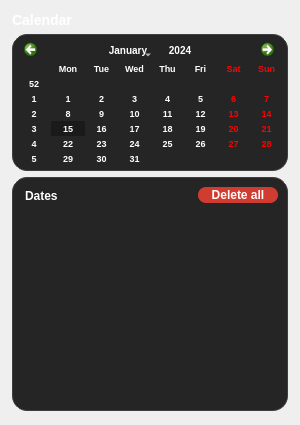
             <widget class="QWidget" name="calendar_page">
              <layout class="QGridLayout" name="gridLayout_15">
               <property name="leftMargin">
                <number>0</number>
               </property>
               <property name="topMargin">
                <number>0</number>
               </property>
               <property name="rightMargin">
                <number>0</number>
               </property>
               <property name="bottomMargin">
                <number>0</number>
               </property>
               <item row="0" column="0">
                <layout class="QGridLayout" name="calendar_grid">
                 <property name="leftMargin">
                  <number>12</number>
                 </property>
                 <property name="topMargin">
                  <number>10</number>
                 </property>
                 <property name="rightMargin">
                  <number>12</number>
                 </property>
                 <property name="bottomMargin">
                  <number>14</number>
                 </property>
                 <property name="verticalSpacing">
                  <number>4</number>
                 </property>
                 <item row="5" column="1">
                  <widget class="QFrame" name="dates_frame">
                   <property name="styleSheet">
                    <string notr="true">QFrame {
	background-color: #252525;
	border: 1px solid #3e3e42;
	border-radius: 15%;
	margin-top: 2px;
}</string>
                   </property>
                   <property name="frameShape">
                    <enum>QFrame::StyledPanel</enum>
                   </property>
                   <property name="frameShadow">
                    <enum>QFrame::Raised</enum>
                   </property>
                   <layout class="QGridLayout" name="gridLayout_8">
                    <item row="0" column="0">
                     <widget class="QLabel" name="dates_title">
                      <property name="styleSheet">
                       <string notr="true">color: white;
font-size: 12px;
font-weight: 500;
border: none;</string>
                      </property>
                      <property name="text">
                       <string>Dates</string>
                      </property>
                     </widget>
                    </item>
                    <item row="0" column="1">
                     <widget class="QPushButton" name="dates_deleteall_btn">
                      <property name="sizePolicy">
                       <sizepolicy hsizetype="Fixed" vsizetype="Preferred">
                        <horstretch>0</horstretch>
                        <verstretch>0</verstretch>
                       </sizepolicy>
                      </property>
                      <property name="minimumSize">
                       <size>
                        <width>80</width>
                        <height>16</height>
                       </size>
                      </property>
                      <property name="styleSheet">
                       <string notr="true">QPushButton {
	background-color: #d13c30;
	border-radius: 8%;
	color: #fff;
	font-weight: 500;
}

QPushButton:hover {
	background-color: #af3025;
}

</string>
                      </property>
                      <property name="text">
                       <string>Delete all</string>
                      </property>
                     </widget>
                    </item>
                    <item row="1" column="0" colspan="2">
                     <widget class="QListWidget" name="dates_listwidget">
                      <property name="styleSheet">
                       <string notr="true">border: none;</string>
                      </property>
                     </widget>
                    </item>
                   </layout>
                  </widget>
                 </item>
                 <item row="1" column="1">
                  <widget class="QLabel" name="calendar_title_label">
                   <property name="sizePolicy">
                    <sizepolicy hsizetype="Preferred" vsizetype="Minimum">
                     <horstretch>0</horstretch>
                     <verstretch>0</verstretch>
                    </sizepolicy>
                   </property>
                   <property name="minimumSize">
                    <size>
                     <width>100</width>
                     <height>20</height>
                    </size>
                   </property>
                   <property name="styleSheet">
                    <string notr="true">color: white;
font-size: 14px;
font-weight: 500;</string>
                   </property>
                   <property name="text">
                    <string>Calendar</string>
                   </property>
                  </widget>
                 </item>
                 <item row="2" column="1">
                  <widget class="QFrame" name="calendar_frame">
                   <property name="minimumSize">
                    <size>
                     <width>0</width>
                     <height>20</height>
                    </size>
                   </property>
                   <property name="styleSheet">
                    <string notr="true">QFrame {
	border-radius: 15%;
	border: 1px solid #3e3e42;
	background-color: #252525;
}</string>
                   </property>
                   <layout class="QVBoxLayout" name="verticalLayout_2">
                    <property name="spacing">
                     <number>0</number>
                    </property>
                    <property name="leftMargin">
                     <number>4</number>
                    </property>
                    <property name="topMargin">
                     <number>4</number>
                    </property>
                    <property name="rightMargin">
                     <number>4</number>
                    </property>
                    <property name="bottomMargin">
                     <number>4</number>
                    </property>
                    <item>
                     <widget class="QCalendarWidget" name="calendarwidget">
                      <property name="accessibleName">
                       <string/>
                      </property>
                      <property name="styleSheet">
                       <string notr="true">QCalendarWidget {
	padding: 8px;
	background-color: #252525;
}
QCalendarWidget QToolButton {
	color: #fff;
	font-size: 10px;
	font-weight: bold;
	margin: 2px 5px 1px 5px;
	background-color: transparent;
}
QCalendarWidget QToolButton#qt_calendar_prevmonth,
QCalendarWidget QToolButton#qt_calendar_nextmonth {
    	background-color: transparent;
    	border-radius: 4px;
}
QCalendarWidget QAbstractItemView {
	background-color: #252525;
	selection-background-color: #1a1a1a;
	outline: none;
	font-size: 9px;
	font-weight: 500;
	color: #fff;
	border: none;
}
QCalendarWidget QWidget#qt_calendar_navigationbar {
    background-color: #252525;
}
QCalendarWidget QMenu {
    background-color: #252525;
    color: white;
    border: 1px solid #3e3e42;
}
QCalendarWidget QMenu::item {
    padding: 5px 20px;
}
QCalendarWidget QMenu::item:selected {
    background-color: #52525a;
    color: white;
}
QCalendarWidget QWidget {
    alternate-background-color: #252525;
}
QCalendarWidget QAbstractItemView:disabled {
    color: transparent;
}</string>
                      </property>
                      <property name="locale">
                       <locale language="English" country="Germany"/>
                      </property>
                     </widget>
                    </item>
                   </layout>
                  </widget>
                 </item>
                </layout>
               </item>
              </layout>
             </widget>
